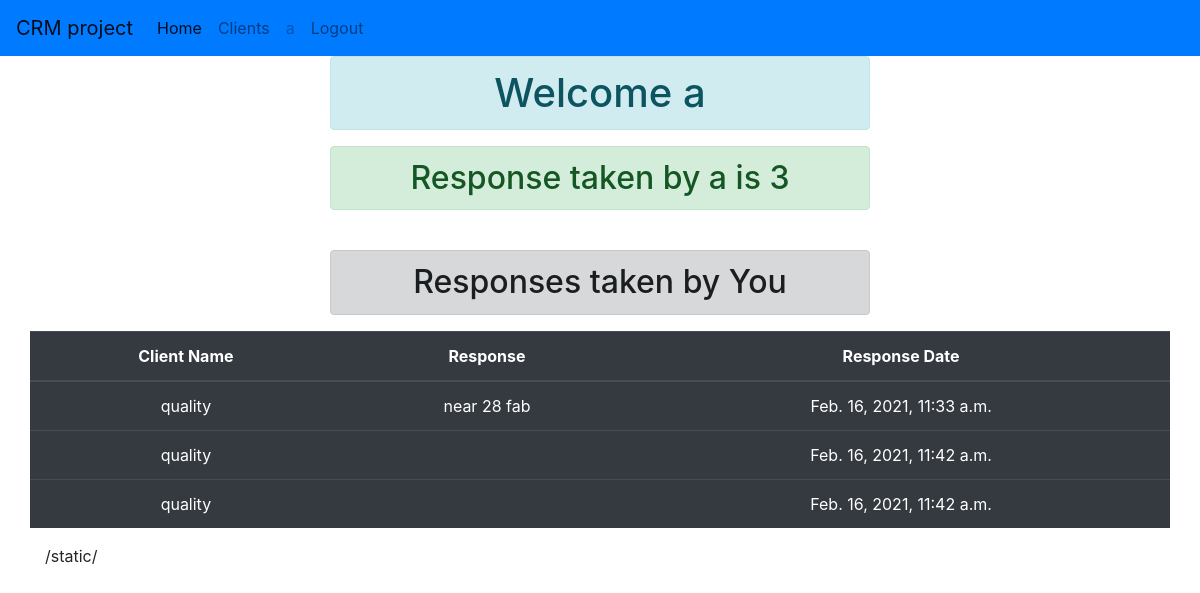
/profile/ (signed in), run on the app's committed database.
### crmapp/models.py (models this page shows, shortened)
class Client_Response(models.Model):
    client_id = models.ForeignKey(Clients, on_delete=models.CASCADE)
    superuser_id = models.ForeignKey(User, on_delete=models.CASCADE)
    client_response = models.CharField(max_length=500)
    client_response_date = models.DateTimeField()

class Clients(models.Model):
    superuser_id = models.ForeignKey(User, on_delete=models.CASCADE)
    client_name = models.CharField(max_length=100)
    client_business = models.CharField(max_length=200)
    client_phone = models.BigIntegerField()
    client_email = models.EmailField(max_length=100)
    client_address = models.CharField(max_length=300)
    client_country = models.CharField(max_length=20)
    client_work_description = models.CharField(max_length=300)
    client_created = models.DateTimeField()

### crmapp/views.py (the view)
# urls.py: path('profile/', views.user_profile, name='profile'),
def user_profile(request):
    if request.user.is_authenticated:
        responses = Client_Response.objects.filter(superuser_id=request.user.id)
        repotake = len(responses)
        context = {'name': request.user, 'repotake': repotake, 'responses': responses}
        return render(request, 'profile.html', context=context)
    else:
        return HttpResponseRedirect('/login/')

### templates/profile.html (shortened to what this page needs)
{% extends 'base.html' %}
{% load static %}
{% block log %}
          {% if name == request.user %}
              <li class="nav-item">
                  <a class="nav-link" href="{% url 'clients_data' %}">Clients</a>
              </li>
              <li class="nav-item">
              <a class="nav-link disabled">{{ request.user }}</a>
              </li>
              <li class="nav-item">
                  <a class="nav-link" href="{% url 'logout' %}">Logout</a></li>
          {% else %}
              <li>
                <a class="nav-link" href="{% url 'login' %}">Login</a>
              </li>
          {% endif %}
{% endblock %}
{% block body %}
<div class="row">
    <div class="offset-3 col-md-6">
        <h1 class="alert alert-info text-center">Welcome {{ name }} </h1>
        <h2 class="alert alert-success text-center">Response taken by {{ name }} is {{ repotake }}</h2>
        <br>
        <h2 class="alert alert-dark text-center">Responses taken by You</h2>
    </div>
</div>
<div class="row">
    {% if responses %}
        <table class="table table-hover text-center table-dark">
          <thead>
            <tr>
              <th scope="col">Client Name</th>
              <th scope="col">Response</th>
              <th scope="col">Response Date</th>
            </tr>
          </thead>
          <tbody>
          {% for respons in responses %}
            <tr>
              <td>{{ respons.client_id.client_name }}</td>
              <td>{{ respons.client_response }}</td>
              <td>{{ respons.client_response_date }}</td>
            </tr>
          {% endfor %}
          </tbody>
        </table>
    {% else %}
        <h3 class="alert text-center alert-dark">No Responses taken by You</h3>
    {% endif %}
</div>
{% get_static_prefix %}
{% endblock %}

### data on the page
Client_Response: client_id.client_name "quality", client_response "near 28 fab", client_response_date "Feb. 16, 2021, 11:33 a.m."
Client_Response: client_id.client_name "quality", client_response_date "Feb. 16, 2021, 11:42 a.m."
Client_Response: client_id.client_name "quality", client_response_date "Feb. 16, 2021, 11:42 a.m."

### other printed values
{{ request.user }} "a"
{{ name }} "a"
{{ repotake }} "3"
